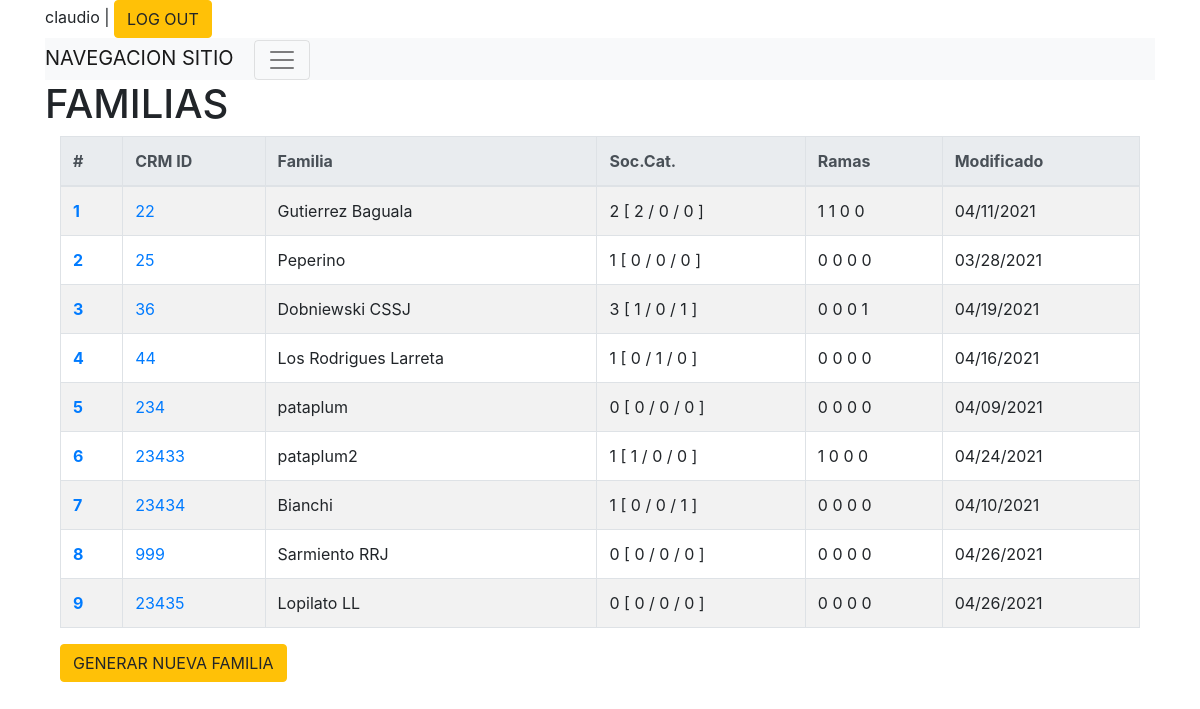
Page /socios/familias (signed in) on the earlier database version.
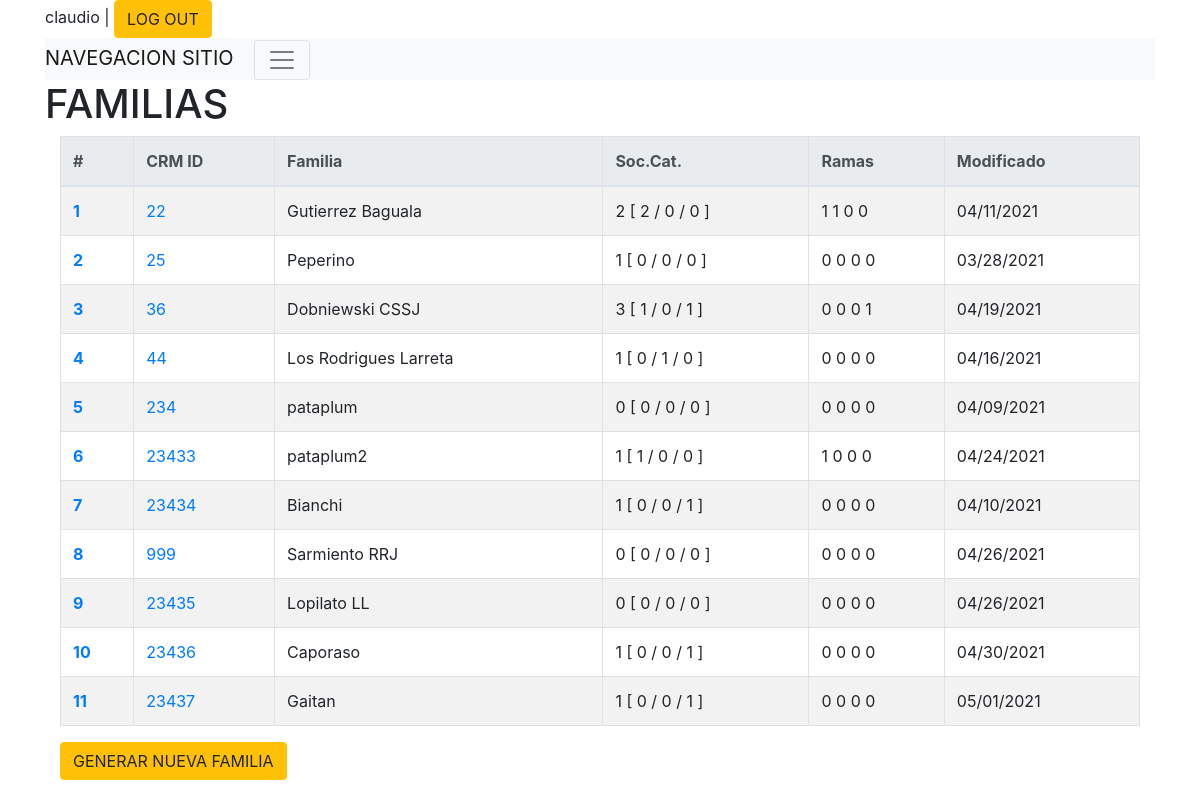
Same page on the later database version.
### socios/models.py (models this page shows)
class Familia(models.Model):
    familia_crm_id = models.CharField(max_length=50,unique=True)
    crm_id = models.IntegerField(unique=True,null=True) # unique=True
    direccion_calle = models.CharField(max_length=50,blank=True)
    direccion_numero = models.CharField(max_length=50,blank=True)
    direccion_depto = models.CharField(max_length=50,blank=True)
    direccion_localidad = models.CharField(max_length=50,blank=True)
    direccion_provincia = models.CharField(max_length=50,blank=True)
    contacto = models.CharField(max_length=200,blank=True)
    eliminado = models.BooleanField(default=False)
    creado = models.DateTimeField('creado',auto_now_add=True)
    actualizado = models.DateTimeField('actualizado',auto_now=True)
    class Meta:
        permissions = (
                       ( "familia_crear","Agregar nueva familia"),
                       ( "familia_editar","Editar familia"),
                       ( "familia_borrar","Eliminar familia"),
                       ( "familia_ver","Ver informacion de familia" ),
                      )
    def __str__(self):
        return  "{}#{}".format(self.crm_id,self.familia_crm_id)

### socios/views.py (the view)
# urls.py: path('familias', views.familia_index, name='familia_listado'),
def familia_index(request,error_message=''):
    func = inspect.currentframe().f_back.f_code
    logger.debug(" %s: %s in %s:%i" % (
        'init ',
        func.co_name,
        func.co_filename,
        func.co_firstlineno
    ))
    lista_familias = Familia.objects.all()
    categorias = {k:0 for k,categoria in Socio.CATEGORIAS_CHOISES }
    logger.debug(categorias)
    for familia in lista_familias:
        print(familia)
        socios_familia = Socio.objects.filter(familia=familia.id)
        beneficiarios = 0
        dirigentes = 0
        otros = 0
        manada = 0
        unidad = 0
        caminantes = 0
        rovers = 0
        print("Socios : {}".format(socios_familia))
        for socio in socios_familia:
            print("Socio:{}#{}#{}".format(socio.pk,socio.nombres,socio.categoria))
            if socio.categoria == 1:
                beneficiarios += 1
                if socio.rama == 1:
                    manada += 1
                elif socio.rama == 2:
                    unidad += 1
                elif socio.rama == 3:
                    caminantes += 1
                elif socio.rama == 4:
                    rovers += 1
            elif socio.categoria == 2:
                dirigentes += 1
            elif socio.categoria > 0:
                otros += 1
        familia.stat_socios = len(copy.copy(socios_familia))
        familia.stat_beneficiarios = copy.copy(beneficiarios)
        familia.stat_dirigentes = copy.copy(dirigentes)
        familia.stat_otros = copy.copy(otros)
        familia.stat_rama_manada = copy.copy(manada)
        familia.stat_rama_unidad = copy.copy(unidad)
        familia.stat_rama_caminantes = copy.copy(caminantes)
        familia.stat_rama_rovers = copy.copy(rovers)
    return render(request, 'socios/familia_listado.html', {'familias': lista_familias, 'error_message': error_message} )

### socios/models.py (called while the page is built)
    def __str__(self):
        return  "{}, {}".format(self.apellidos,self.nombres)

### socios/templates/socios/familia_listado.html (shortened to what this page needs)
{% extends "base_site.html" %}
{% block content %}
<h1>FAMILIAS</h1>
<div class="container">
  <div class="row">
    <div class="col-sm">
      {% if familias %}
        {% if perms.socios.familia_ver %}
        <table id="example" class="table table-striped table-bordered table-hover table-responsive-xl" style="width:100%">
          <thead class="thead-light">
            <tr>
              <th scope="col">#</th>
              <th scope="col">CRM ID</th>
              <th scope="col">Familia</th>
              <th scope="col">Soc.Cat.</th>
              <th scope="col">Ramas</th>
              <th scope="col">Modificado</th>
            </tr>
          </thead>
          <tbody>
            {% for familia in familias %}
            <tr>
              <th scope="row"><a href="{% url 'socios:familia_detalle' familia_id=familia.id %}">{{ forloop.counter }}</a></th>
              <td><a href="{% url 'socios:familia_detalle' familia_id=familia.id %}">{{ familia.crm_id }}</a></td>
              <td>{{ familia.familia_crm_id }}</td>
              <td data-toggle="tooltip" title="cant [ Benef / Dirig / Otros ]">
                {{ familia.stat_socios }} [ {{ familia.stat_beneficiarios }} / {{ familia.stat_dirigentes }} / {{ familia.stat_otros }} ]
              </td>
              <td data-toggle="tooltip" title="M/U/C/R" >
                {{ familia.stat_rama_manada }} {{ familia.stat_rama_unidad }} {{ familia.stat_rama_caminantes }} {{ familia.stat_rama_rovers }}
              </td>
              <td>{{ familia.actualizado|date:"SHORT_DATE_FORMAT" }}</td>
            </tr>
            {% endfor %}
          </tbody>
        </table>
        {% else %}
          <label class="btn btn-secondary" >NO AUTORIZADO "VER FAMILIAS"</label>
        {% endif %}
      {% else %}
        <label class="btn btn-info" >No se encontro ninguna familia</label>
      {% endif %}
    </div>
  </div>
  {% if perms.socios.familia_crear %}
    <div class="row">
      <div class="col-sm">
        <a class="btn btn-warning" href="{% url 'socios:familia_nuevo' familia_id=0 %}" >GENERAR NUEVA FAMILIA</a>
      </div>
    </div>
  </div>
  {% else %}
  <div class="row">
    <div class="col-sm">
      <label class="btn btn-secondary" >NO AUTORIZADO "GENERAR NUEVA FAMILIA"</label>
    </div>
  </div>
  {% endif %}
{% endblock content %}

### templates/base_site.html (shortened to what this page needs)
<!doctype html>
<html>
<head>
    {% load bootstrap4 %}
    {% load static %}
    {% bootstrap_css %}
    {% load i18n %}
</head>
{% block body %}
<body>
    <div class="container-fluid">
    <div class="container-md">
        {% block logstatus %}
    <div>
        <span>{% if user.is_authenticated %}{{ request.user.username }} | <a class="btn btn-warning" href="/accounts/logout" >LOG OUT</a> {% else %} Debe ingresar con su usuario  <a class="btn btn-warning" href="/accounts/login" >LOG IN</a> {% endif %}</span>
    </div>
        {% endblock logstatus %}
        {% include 'navbar.html' %}
        {% block content %}{% endblock content %}
    </div>
</div>
</body>
{% endblock body %}
</html>

### templates/bootstrap/load_icons.html
{% block load_icons %}
{% if bootstrap_icons_enabled %}
    {% load bootstrap_icons %}
{% endif %}
{% endblock load_icons %}

### templates/navbar.html (shortened to what this page needs)
{% block navbar_base %}
<nav class=" navbar-light bg-light">
    <a class="navbar-brand" href="#">NAVEGACION SITIO</a>
    <button class="navbar-toggler" type="button" data-toggle="collapse" data-target="#navbarSupportedContent" aria-controls="navbarSupportedContent" aria-expanded="false" aria-label="Toggle navigation">
      <span class="navbar-toggler-icon"></span>
    </button>
  </nav>
{% endblock navbar_base %}

Differences in the rows shown:
added Familia: crm_id "23436", familia_crm_id "Caporaso", stat_socios "1", stat_beneficiarios "0", stat_dirigentes "0", stat_otros "1", stat_rama_manada "0", stat_rama_unidad "0", stat_rama_caminantes "0", stat_rama_rovers "0", actualizado "04/30/2021"
added Familia: crm_id "23437", familia_crm_id "Gaitan", stat_socios "1", stat_beneficiarios "0", stat_dirigentes "0", stat_otros "1", stat_rama_manada "0", stat_rama_unidad "0", stat_rama_caminantes "0", stat_rama_rovers "0", actualizado "05/01/2021"
